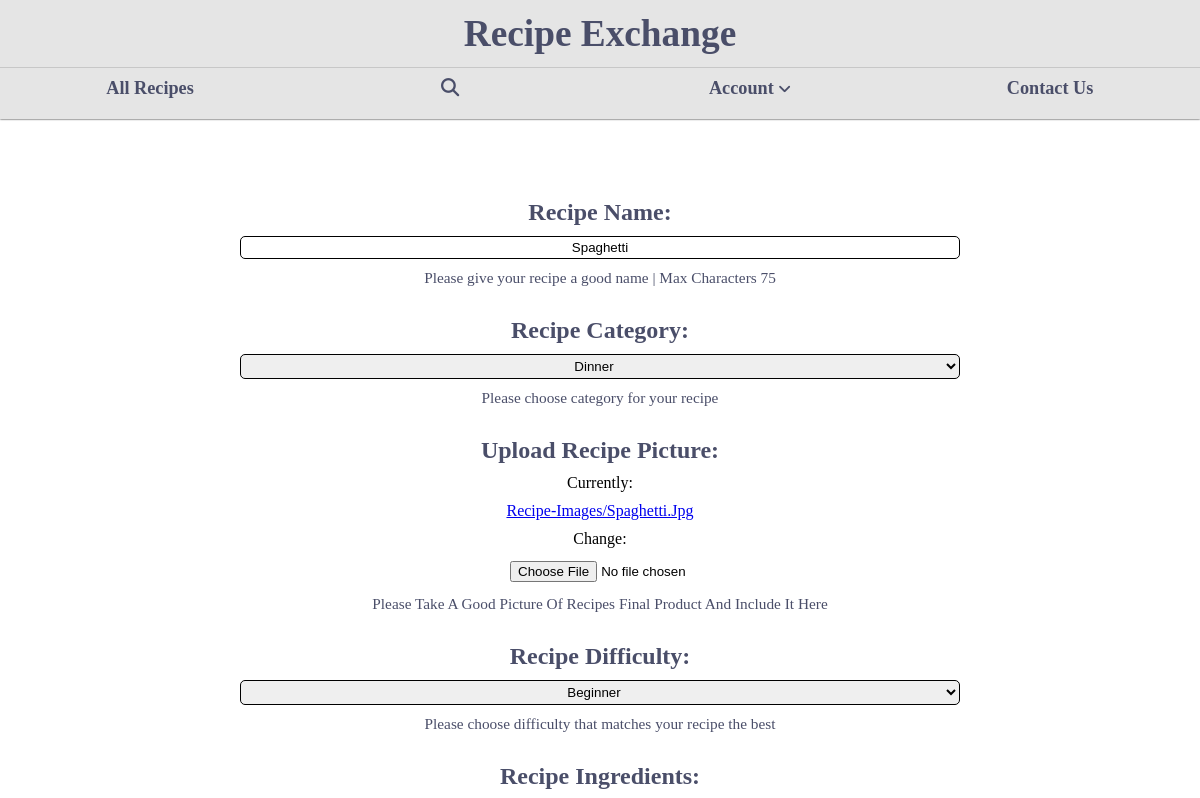
/edit-recipe/11/ (signed in, upper part), run on an earlier commit of the app's database.
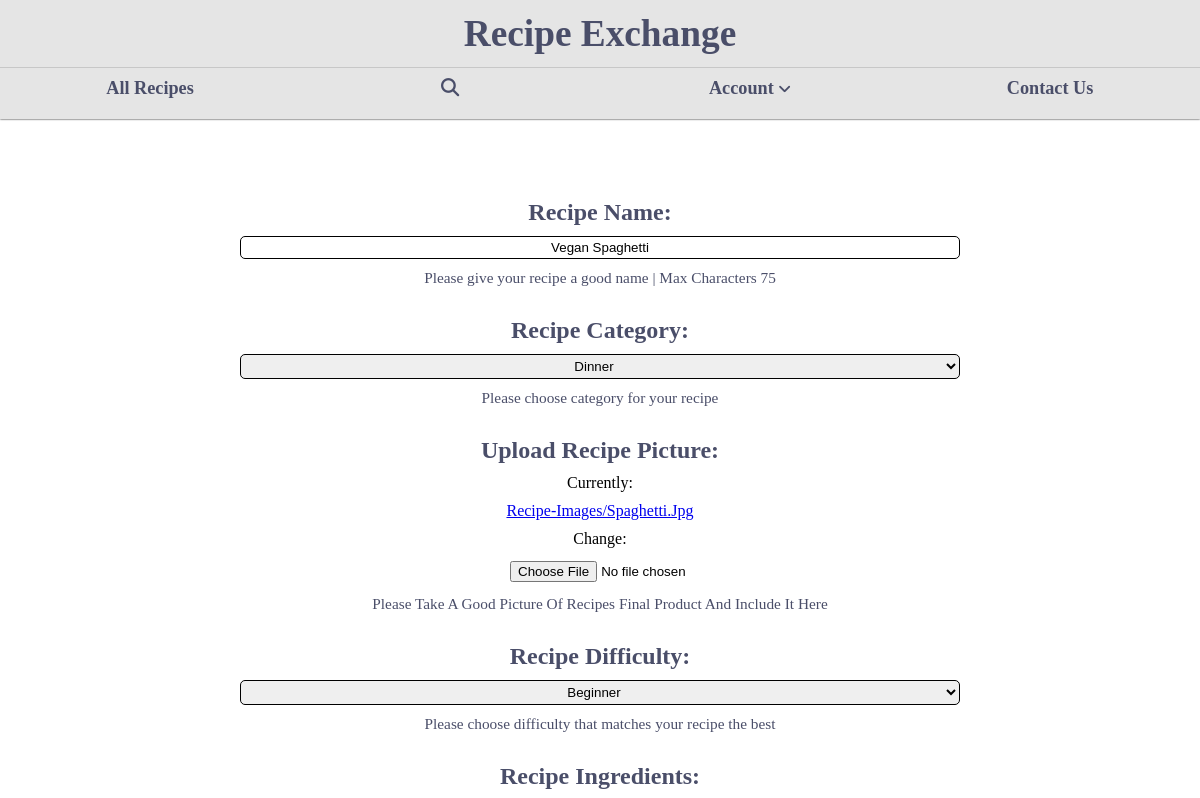
And on a later commit of the database.
### recipe_share/models.py (models this page shows, shortened)
class UserRecipe(models.Model):
    difficulty_options = [
        ('Beginner', 'Beginner'),
        ('Intermediate', 'Intermediate'),
        ('Advanced', 'Advanced'),
    ]
    recipe_name = models.CharField(max_length=75, help_text='Please give your recipe a good name | Max Characters 75')
    recipe_category = models.ForeignKey(RecipeCategory, on_delete=models.SET_NULL, null=True, help_text='Please choose category for your recipe')
    recipe_picture = models.ImageField(upload_to='recipe-images/', default='', null=True, blank=True, help_text="Please take a good picture of recipes final product and include it here")
    recipe_difficulty = models.CharField(max_length=13, choices=difficulty_options, help_text="Please choose difficulty that matches your recipe the best")
    instructions = models.TextField(validators=[MaxLengthValidator(3000)], help_text="Please carefully explain instructions for your recipe | Please use to enter to go down a line to between each step | Max Characters 3000")
    recipe_ingredients = models.TextField(validators=[MaxLengthValidator(1000)], help_text="Please include all ingredients for this recipe | Please use to enter to go down a line to between each step | Max Characters 1000")
    required_equipment = models.TextField(validators=[MaxLengthValidator(1000)], help_text="Please include all equipment needed for this recipe | Please use enter to go down a line between in each piece of equipment | Max Characters 1000")
    created_at = models.DateField(auto_now_add=True, editable=False, null=True)
    created_by = models.ForeignKey(User, on_delete=models.CASCADE, related_name='recipes', editable=False, null=True)
    likes = models.ManyToManyField(User, related_name='liked_posts', blank=True)

### recipe_share/views.py (the view)
# urls.py: path('edit-recipe/<int:recipe_id>/', views.edit_recipe, name='edit-recipe'),
def edit_recipe(request, recipe_id):
    recipe = get_object_or_404(UserRecipe, id=recipe_id)
    if recipe.created_by == request.user:
        if request.method == 'POST':
            form =CreateRecipe(request.POST, instance=recipe)
            if form.is_valid():
                form.save()
                messages.success(request, 'Changes Saved!')
                return redirect ('view-recipe', recipe_id=recipe.id)
        else:
            form = CreateRecipe(instance=recipe)
    else:
        messages.success(request, 'Only the creator of a recipe can edit it!')
        return redirect(request.META.get('HTTP_REFERER', '/'))
    return render(request, 'edit-recipe.html', {'recipe': recipe, 'form': form})

### recipe_share/forms.py
class CreateRecipe(forms.ModelForm):
    class Meta:
        model = UserRecipe
        fields = ['recipe_name', 'recipe_category', 'recipe_picture', 'recipe_difficulty', 'recipe_ingredients', 'required_equipment', 'instructions']
        labels = {
            'recipe_picture': 'Upload Recipe Picture',
        }

### recipe_share/models.py (called while the page is built)
    def __str__(self):
        return self.name

### recipe_share/templates/edit-recipe.html (shortened to what this page needs)
{% extends "base.html" %}
{% load static %}
{% block content %}
<head>
    <link rel="stylesheet" href="{% static 'css/edit-recipe.css' %}">
</head>
<form action="{% url 'edit-recipe' recipe.id %}?next={{ request.GET.next }}" method="POST" id="edit-recipe" enctype="multipart/form-data">
    {{form.as_p}}
</form>
{% endblock content %}

What changed in the data, as far as the page shows it:
changed UserRecipe "Dinner": recipe_name "Spaghetti" → "Vegan Spaghetti"
